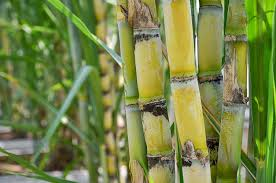
#> input picture sugarcane-3.jpg, 276 x 183 px
$ python checker.py
#> lines starting #> are read from the running program, lines starting #| are printed output that depends on the picture; after the words box and inside, x2 and y2 are one past the last pixel; in counts of white or black regions, pixels touching at a corner belong together
# checker.py
import cv2
import numpy as np

# Load the image from the folder
# The script will look for an image named 'sugarcane.jpg' in the same folder
image_path = 'sugarcane-3.jpg'
image = cv2.imread(image_path)
#> image is the input picture: shape (183, 276, 3); mean B, G, R 71.1, 132.7, 119.5

# Check if the image was loaded successfully
if image is None:
    print(f"Error: Could not load image at {image_path}")
    exit()

# Convert the original image from BGR to HSV
hsv_image = cv2.cvtColor(image, cv2.COLOR_BGR2HSV)
#> hsv_image: shape (183, 276, 3); mean H, S, V 38.1, 128.1, 136.1

# Define the color range for UNRIPE (green)
# These values might need tuning for your specific images
unripe_lower = np.array([35, 40, 40])
unripe_upper = np.array([85, 255, 255])

# Define the color range for RIPE (yellow/brown)
ripe_lower = np.array([10, 100, 20])
ripe_upper = np.array([30, 255, 255])

# Create a mask for each color range
unripe_mask = cv2.inRange(hsv_image, unripe_lower, unripe_upper)
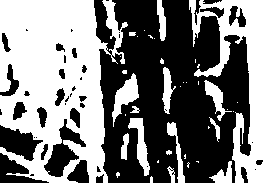
#> unripe_mask: shape (183, 276); 50.6% white; 46 black regions (21 under 20 px), largest, box (x1, y1, x2, y2) and area: (94, 0, 251, 183) 20337, (44, 119, 86, 177) 926, (0, 125, 43, 161) 850
ripe_mask = cv2.inRange(hsv_image, ripe_lower, ripe_upper)
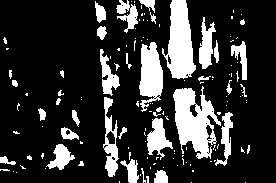
#> ripe_mask: shape (183, 276); 20.3% white; 134 white regions (98 under 20 px), largest, box (x1, y1, x2, y2) and area: (173, 86, 221, 159) 1950, (162, 0, 196, 79) 1667, (139, 42, 163, 112) 1126

# Count the number of non-zero (white) pixels in each mask
unripe_pixels = cv2.countNonZero(unripe_mask)
#> unripe_pixels = 25575
ripe_pixels = cv2.countNonZero(ripe_mask)
#> ripe_pixels = 10246

# Calculate the total relevant pixels
total_pixels = unripe_pixels + ripe_pixels
#> total_pixels = 35821

# Avoid division by zero if no relevant colors are found
if total_pixels > 0:
    ripeness_percentage = (ripe_pixels / total_pixels) * 100
#> ripeness_percentage = 28.6
else:
    ripeness_percentage = 0

# --- Displaying the Final Output ---
print("--- Sugarcane Ripeness Analysis ---")
print(f"Unripe (Green) Pixel Count: {unripe_pixels}")
#| Unripe (Green) Pixel Count: 25575
print(f"Ripe (Yellow/Brown) Pixel Count: {ripe_pixels}")
#| Ripe (Yellow/Brown) Pixel Count: 10246
print(f"Estimated Ripeness: {ripeness_percentage:.2f}%")
#| Estimated Ripeness: 28.60%

# Display the images to see what the script is doing (optional but helpful)
cv2.imshow('Original Image', image)
cv2.imshow('Ripe Mask (White areas)', ripe_mask)
cv2.imshow('Unripe Mask (White areas)', unripe_mask)

# Wait for the user to press a key to close the image windows
cv2.waitKey(0)
cv2.destroyAllWindows()

$ run again, with sugarcane.jpg copied over sugarcane-3.jpg
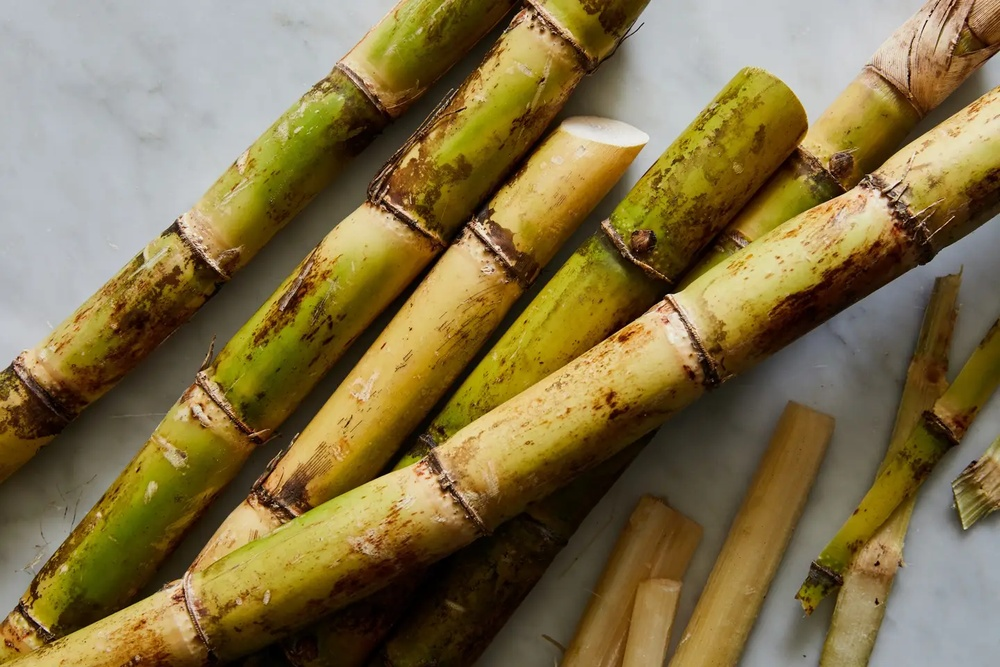
#> input picture sugarcane.jpg, 1000 x 667 px, shrunk from 1440 x 960 before the run
#> image is the input picture: shape (667, 1000, 3); mean B, G, R 72.5, 113.8, 130.2
#> hsv_image: shape (667, 1000, 3); mean H, S, V 36.2, 140.4, 131.8
#> `unripe_mask = cv2.inRange(hsv_image, unripe_lower, unripe_upper)`:
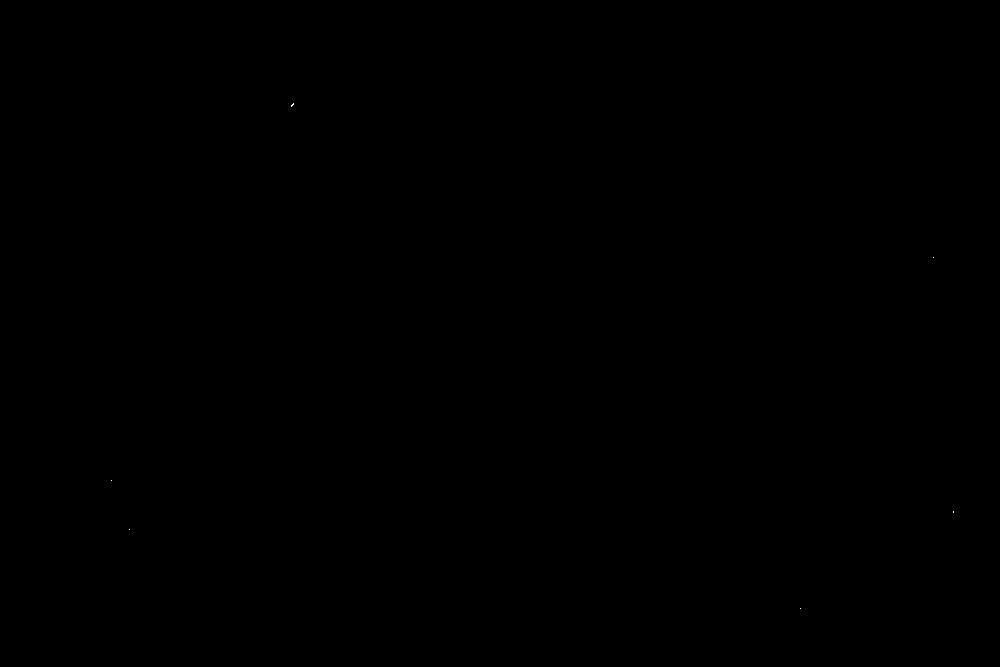
#> unripe_mask: shape (667, 1000); 0% white in thin lines or dots, all inside (x1, y1, x2, y2) = (111, 103, 954, 609)
#> `ripe_mask = cv2.inRange(hsv_image, ripe_lower, ripe_upper)`:
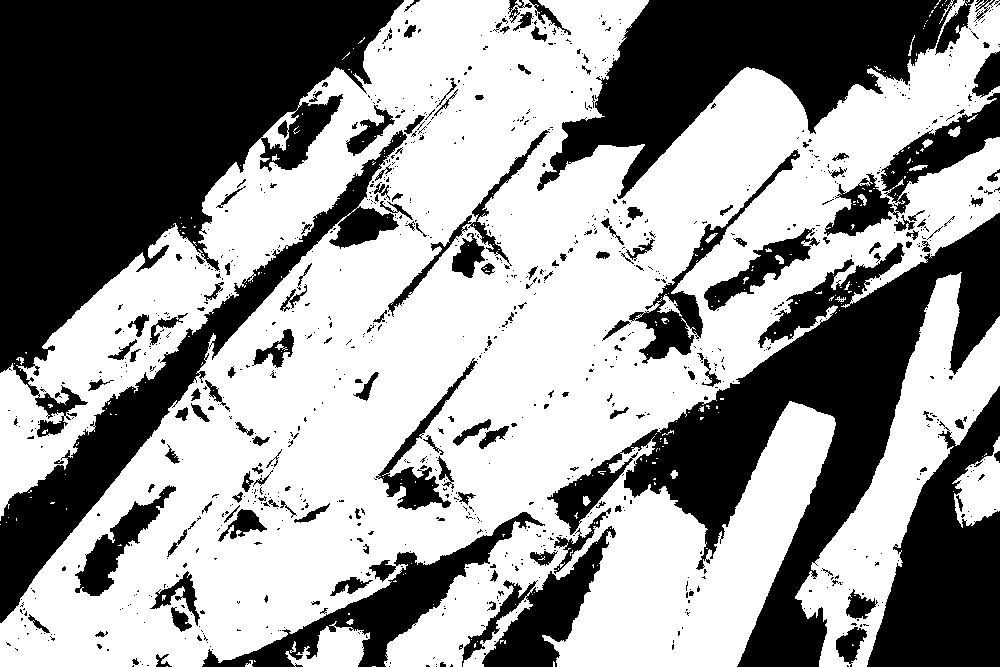
#> ripe_mask: shape (667, 1000); 58.6% white; 1008 black regions (841 under 20 px), largest, box (x1, y1, x2, y2) and area: (0, 0, 404, 437) 84725, (547, 213, 1000, 667) 53353, (537, 0, 957, 199) 35455
#> unripe_pixels = 12
#> ripe_pixels = 390918
#> total_pixels = 390930
#> ripeness_percentage = 100
#| Unripe (Green) Pixel Count: 12
#| Ripe (Yellow/Brown) Pixel Count: 390918
#| Estimated Ripeness: 100.00%

$ run again, with sugarcane-1.jpg copied over sugarcane-3.jpg
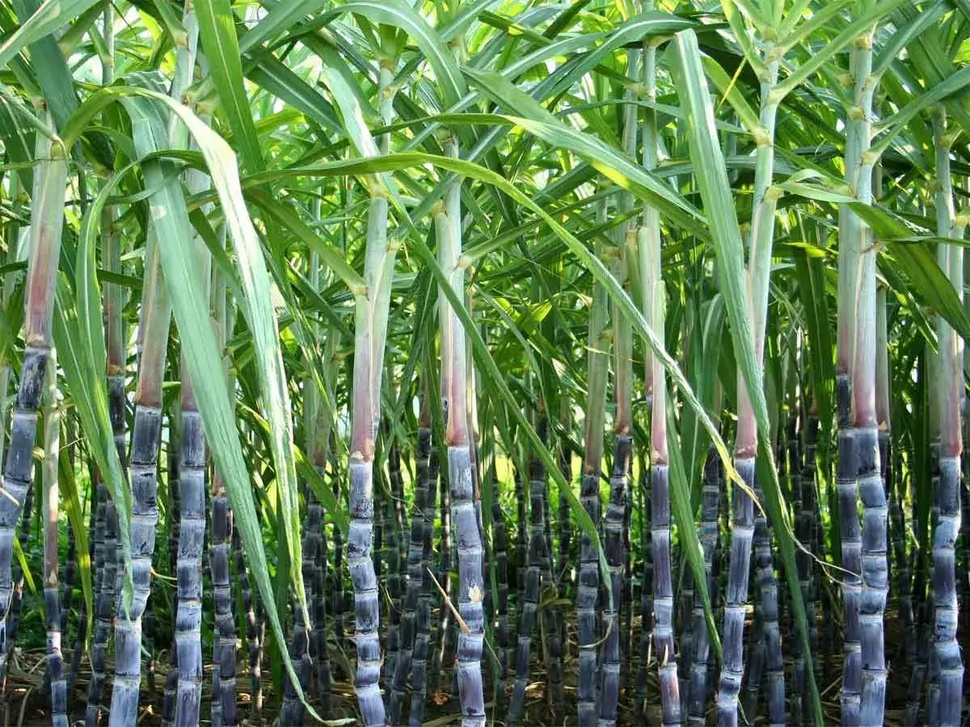
#> input picture sugarcane-1.jpg, 970 x 727 px, shrunk from 1200 x 900 before the run
#> image is the input picture: shape (727, 970, 3); mean B, G, R 86.7, 127.2, 96.5
#> hsv_image: shape (727, 970, 3); mean H, S, V 61.5, 108.2, 130
#> `unripe_mask = cv2.inRange(hsv_image, unripe_lower, unripe_upper)`:
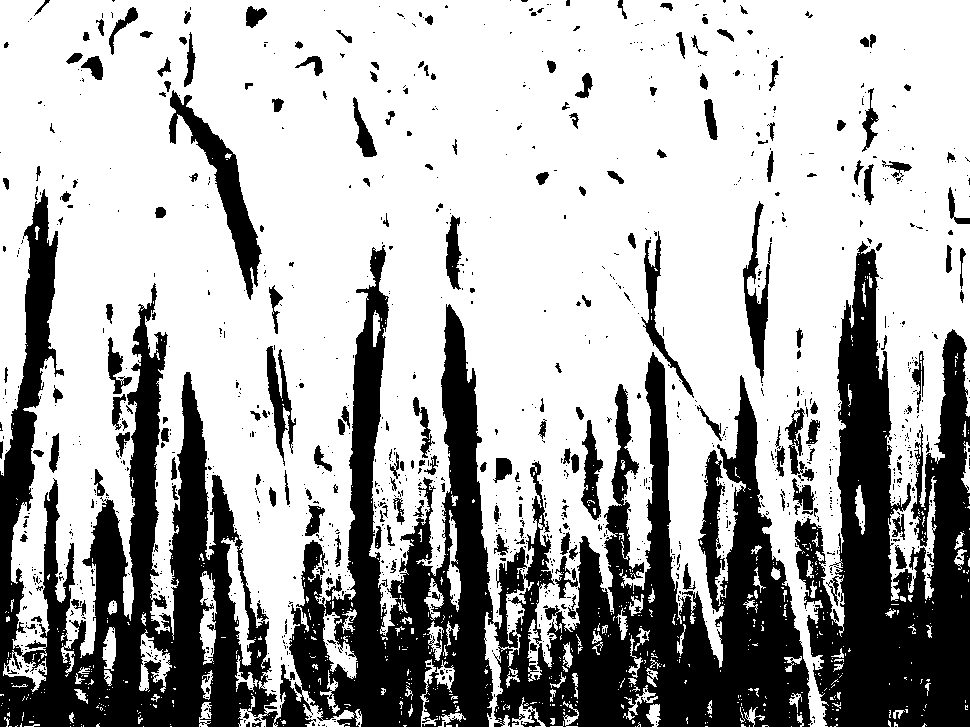
#> unripe_mask: shape (727, 970); 68.4% white; 1223 black regions (1024 under 20 px), largest, box (x1, y1, x2, y2) and area: (0, 189, 813, 727) 146279, (794, 241, 970, 727) 44610, (169, 90, 262, 300) 4356
#> `ripe_mask = cv2.inRange(hsv_image, ripe_lower, ripe_upper)`:
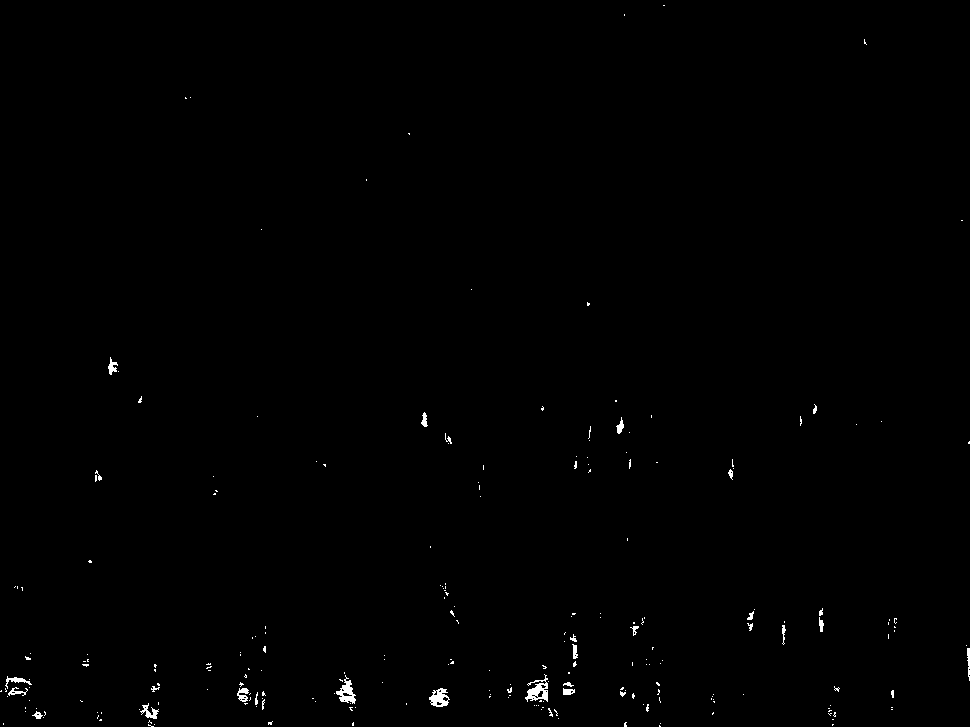
#> ripe_mask: shape (727, 970); 0.42% white; 237 white regions (207 under 20 px), largest, box (x1, y1, x2, y2) and area: (525, 674, 548, 702) 301, (336, 675, 356, 704) 256, (429, 688, 450, 707) 237
#> unripe_pixels = 482404
#> ripe_pixels = 2979
#> total_pixels = 485383
#> ripeness_percentage = 0.614
#| Unripe (Green) Pixel Count: 482404
#| Ripe (Yellow/Brown) Pixel Count: 2979
#| Estimated Ripeness: 0.61%
